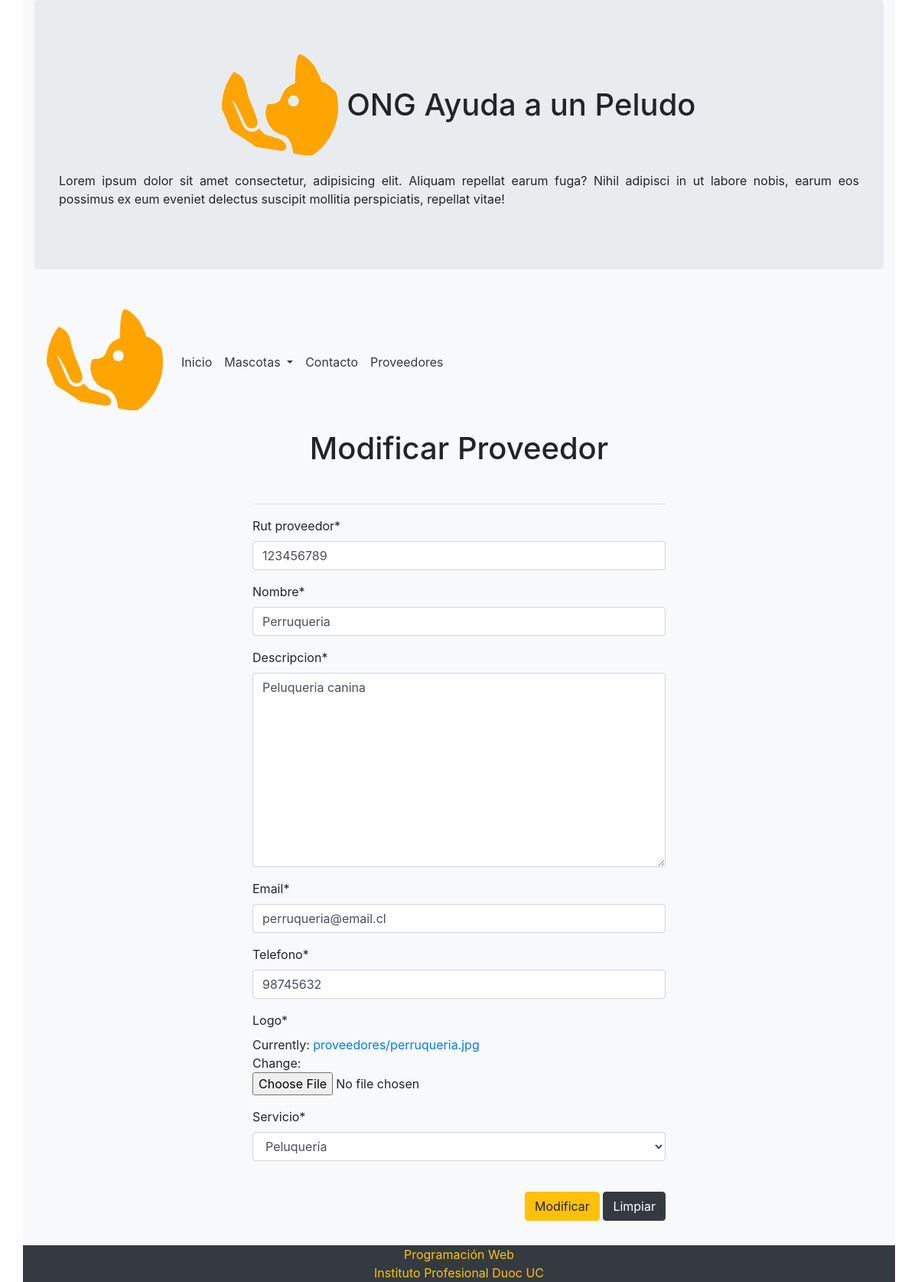
Page /modificar_proveedor/123456789 on the committed database.
### core/models.py (models this page shows, shortened)
class Proveedor (models.Model):
    rut = models.CharField(max_length=13 , primary_key=True, verbose_name="Rut proveedor")
    nombre = models.CharField(max_length=50, verbose_name="Nombre")
    descripcion = models.TextField(max_length=100,verbose_name="Descripcion")
    email = models.CharField(max_length=50, verbose_name="Email")
    telefono = models.CharField(max_length=20, verbose_name="Telefono")
    logo = models.ImageField(upload_to = "proveedores",null=True)
    servicio = models.ForeignKey(Servicio, on_delete=models.CASCADE)

### core/views.py (the view, shortened to what this page needs)
# urls.py: path('modificar_proveedor/<id>', form_mod_proveedor, name='modificar_proveedor'),
def form_mod_proveedor (request,id):
    proveedor =get_object_or_404(Proveedor,rut = id)
    datos = {
        'form' : ProveedorForm(instance=proveedor)
    }
    return render(request, 'core/form_mod_proveedor.html', datos)

### core/forms.py
class ProveedorForm(forms.ModelForm):
    class Meta:
        model = Proveedor
        fields = '__all__'

### core/models.py (called while the page is built)
    def __str__(self):
        return self.nombre_servicio

### core/templates/core/form_mod_proveedor.html (shortened to what this page needs)
{% extends 'core/base.html' %} {% load static %} {% block css %}
<link rel="stylesheet" href="{% static 'core/css/estilo.css' %}" />
{% endblock %} {% block contenido %} {% load crispy_forms_tags %}
<div class="row">
  <div class="col-12 col-md-6 offset-md-3">
    <h1 class="text-center">Modificar Proveedor</h1>
    <br />
    <hr />
    <form method="POST" action="" enctype="multipart/form-data">
      {% csrf_token %} {{form | crispy}}
      <br />
      <div class="d-flex justify-content-end">
        <input type="submit" class="btn btn-warning" value="Modificar" />
        <input type="reset" class="btn btn-dark" value="Limpiar" />
      </div>
      <div class="d-flex justify-content-center">
      </div>
    </form>
  </div>
</div>
{{mensaje}} {% endblock %}

### rows in the picture
Proveedor: rut "123456789", nombre "Perruqueria", descripcion "Peluqueria canina", email "perruqueria@email.cl", telefono "98745632", servicio "Peluquería"
